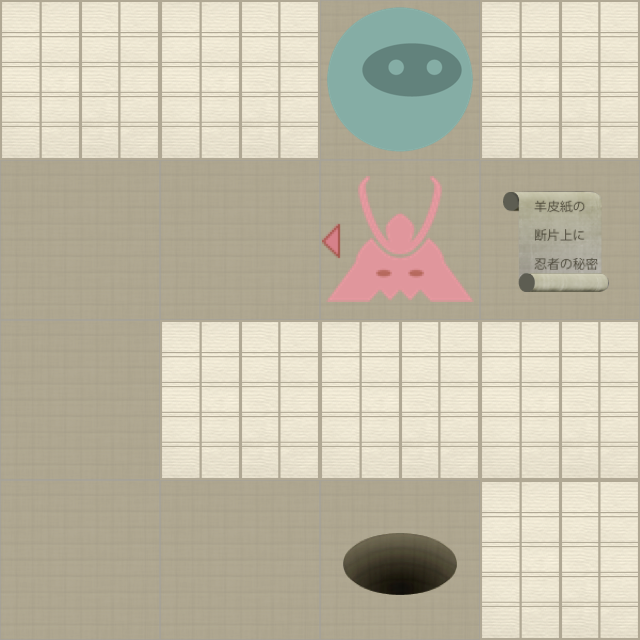

Rendered tile map (Tiled .tmx) drawn with the repository's tilesets; below, a short description and the map source with its tile grids summarised:
An orthogonal 4x4 tile map with 160x160 px tiles, 2 tile layers (Level, Actors).

<map version="1.0" orientation="orthogonal" width="4" height="4" tilewidth="160" tileheight="160">
 <properties>
  <property name="moves" value="7" />
 </properties>
 <tileset firstgid="1" name="tiles" tilewidth="160" tileheight="160" spacing="2" margin="2">
  <image source="tiles-ipadhd.png" width="1024" height="1024" />
  <tile id="0">
   <properties>
    <property name="actor" value="exit" />
   </properties>
  </tile>
  <tile id="2">
   <properties>
    <property name="actor" value="guard" />
    <property name="direction" value="down" />
   </properties>
  </tile>
  <tile id="3">
   <properties>
    <property name="actor" value="guard" />
    <property name="direction" value="left" />
   </properties>
  </tile>
  <tile id="4">
   <properties>
    <property name="actor" value="guard" />
    <property name="direction" value="right" />
   </properties>
  </tile>
  <tile id="5">
   <properties>
    <property name="actor" value="guard" />
    <property name="direction" value="up" />
   </properties>
  </tile>
  <tile id="7">
   <properties>
    <property name="actor" value="player" />
   </properties>
  </tile>
  <tile id="8">
   <properties>
    <property name="actor" value="scroll" />
   </properties>
  </tile>
  <tile id="9">
   <properties>
    <property name="wall" value="1" />
   </properties>
  </tile>
 </tileset>
 <layer name="Level" width="4" height="4">
  <data>[16 cells, 16 non-empty, 2 distinct tile ids]</data>
 </layer>
 <layer name="Actors" width="4" height="4">
  <data>[16 cells, 4 non-empty, 4 distinct tile ids]</data>
 </layer>
</map>
